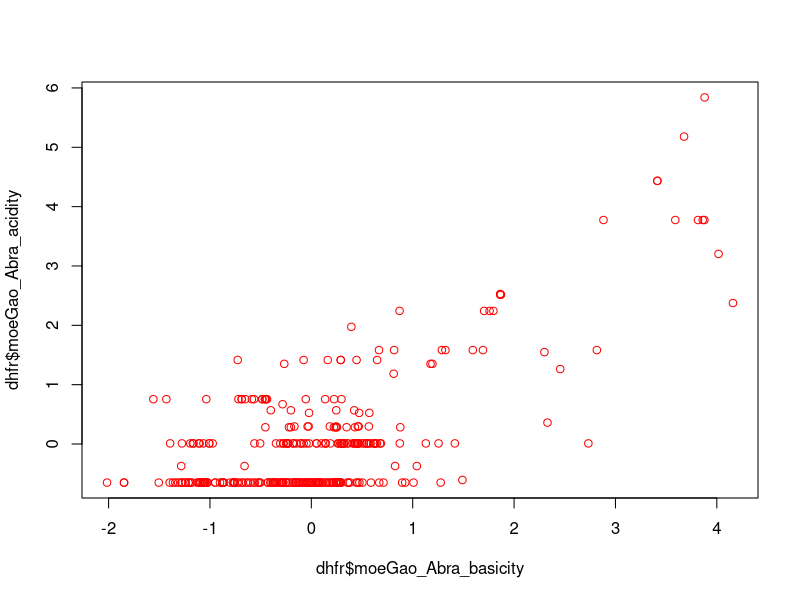
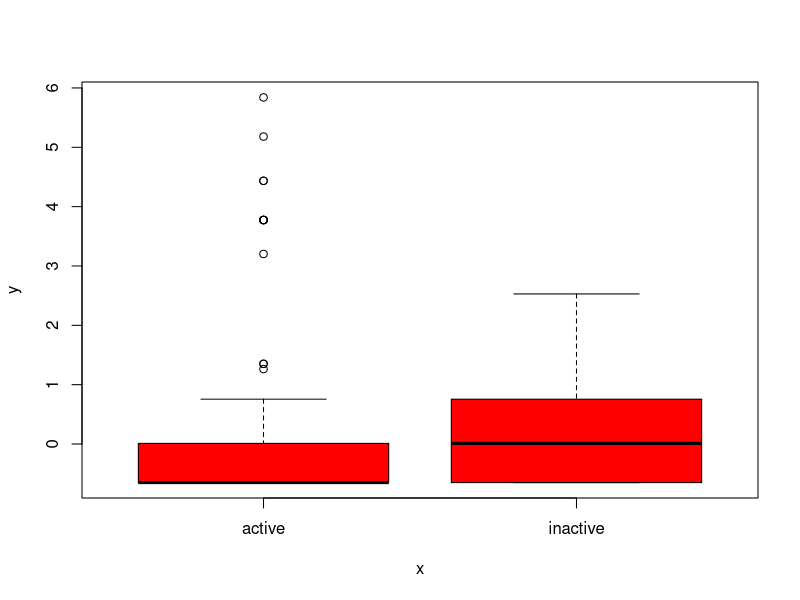
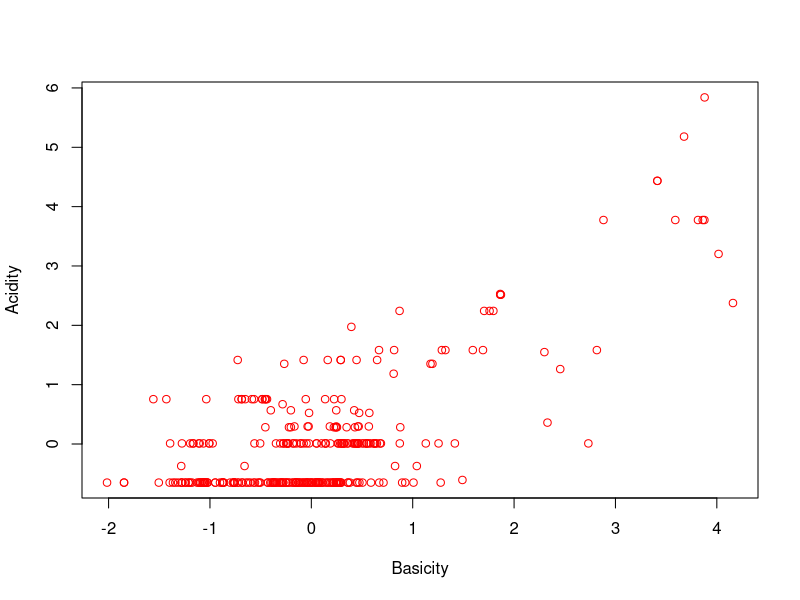
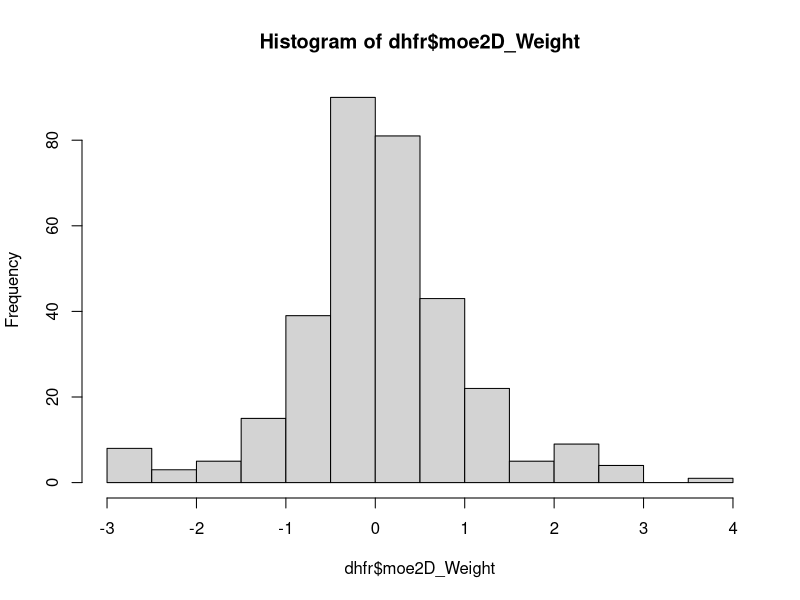
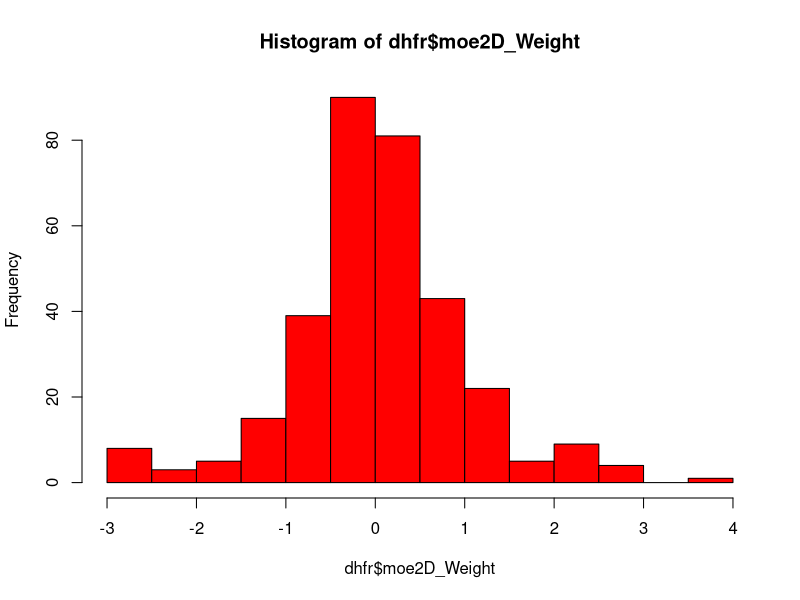
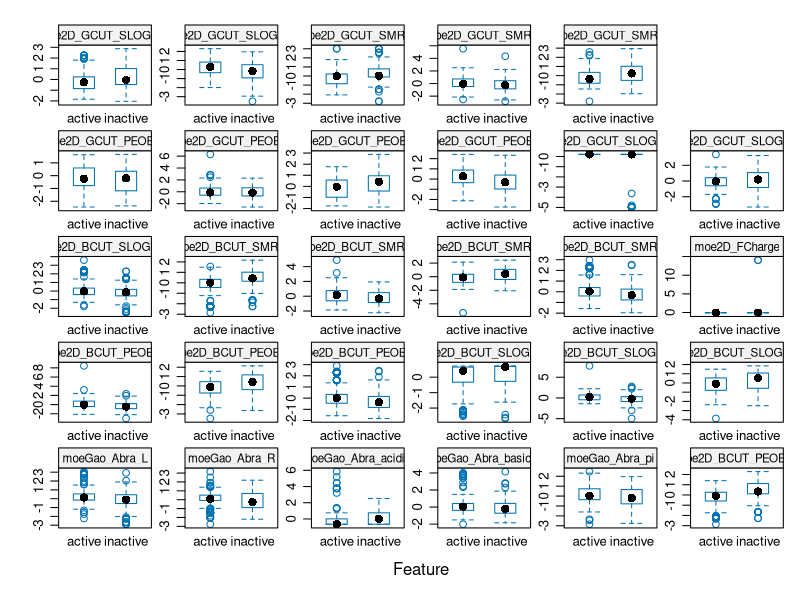

These charts were generated, in order, by the following R code:
#########################
# Loading dhfr data set
#########################

#Method 1

#install.packages("datasets")
library(datasets)
library(caret)
data(dhfr)

#dhfr2 <- datasets::dhfr

View(dhfr)

#Method 2
#install.packages("RCurl")
#library(RCurl)
#dhfr3 <- read.csv(text = getURL("https://raw.githubusercontent.com/dataprofessor/data/master/iris.csv") )

#############################
# Display summary statistics
#############################

# head() / tail()
head(dhfr, 5)
tail(dhfr, 10)
dhfr$Y

# summary()
summary(dhfr)
summary(dhfr$Y)

#check to see if there are any missing data
#is.na(dhfr)
sum(is.na(dhfr))

#skimr() -expands on summary() by providing larger statistics
#install.packages("skimr")
# https://github.com/ropensci/skimr
library(skimr)
skim(dhfr)#perform skim on dhfr dataset to display summary
skim(dhfr$Y)

#Group data by Y (Biological activity) and then perform skim

#dhfr %>%
#  dplyr::group_by(Y)

dhfr %>%
  dplyr::group_by(Y) %>%
  skim()

#############################
# Quick data visualization
#
# R base plot()
#############################

#Panel Plots
#plot(dhfr)
#plot(dhfr, col= "red")

#scatter plots
plot(dhfr$moeGao_Abra_basicity, dhfr$moeGao_Abra_acidity, col = "red") #Makes red circles

plot(dhfr$Y, dhfr$moeGao_Abra_acidity, col = "red") #Makes red circles

plot(dhfr$moeGao_Abra_basicity, dhfr$moeGao_Abra_acidity, col = "red",
     xlab = "Basicity", ylab ="Acidity") # Makes red circles plus adds x and y labels
#Histogram
hist(dhfr$moe2D_Weight)
hist(dhfr$moe2D_Weight, col = "red") #Makes Red Bars

#Feature Plots
# https://www.machinelearningplus.com/machine-learning/caret-package/
#install.packages(c('caret', 'skimr', 'RANN', 'randomForest', 'fastAdaboost', 'gbm', 'xgboost', 'caretEnsemble', 'C50', 'earth'))

# Load the caret package
library(caret)


featurePlot(x=dhfr[,2:30],
            y=dhfr$Y,
            plot="box",
            strip=strip.custom(par.strip.text=list(cex=.7)),
            scales = list(x=list(relation="free"),
                          y=list(relation="free")))

#dhfr$moe2D_FCharge has the same values in all but one cell and therefore its feature plot is same for active and inactive
